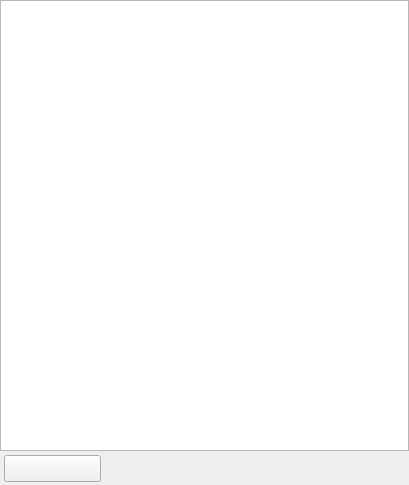
<?xml version="1.0" encoding="UTF-8"?>
<ui version="4.0">
  <class>ListScummVMGamesForm</class>
  <widget class="QDialog" name="ListScummVMGamesForm">
    <property name="geometry"><rect><x>0</x><y>0</y><width>409</width><height>485</height></rect></property>
    <property name="windowTitle"><string>ListScummVMGamesForm</string></property>
    <property name="vclBorderStyle" stdset="0"><string notr="true">bsSizeToolWin</string></property>
    <property name="vclPosition" stdset="0"><string notr="true">poOwnerFormCenter</string></property>
    <property name="vclDesignWidth" stdset="0"><number>409</number></property>
    <property name="vclDesignHeight" stdset="0"><number>485</number></property>
    <widget class="QListWidget" name="ListBox">
      <property name="geometry"><rect><x>0</x><y>0</y><width>409</width><height>451</height></rect></property>
      <property name="vclAlign" stdset="0"><string notr="true">alClient</string></property>
    </widget>
    <widget class="QFrame" name="Panel1">
      <property name="geometry"><rect><x>0</x><y>451</y><width>409</width><height>34</height></rect></property>
      <property name="vclAlign" stdset="0"><string notr="true">alBottom</string></property>
      <property name="frameShape"><enum>QFrame::NoFrame</enum></property>
      <property name="frameShadow"><enum>QFrame::Plain</enum></property>
      <property name="vclClass" stdset="0"><string notr="true">TPanel</string></property>
      <widget class="QPushButton" name="CloseButton">
        <property name="geometry"><rect><x>4</x><y>4</y><width>97</width><height>27</height></rect></property>
        <property name="text"><string></string></property>
        <property name="autoDefault"><bool>false</bool></property>
        <property name="vclKind" stdset="0"><string notr="true">bkClose</string></property>
        <property name="vclModalResult" stdset="0"><string notr="true">mrClose</string></property>
      </widget>
    </widget>
  </widget>
  <tabstops>
    <tabstop>ListBox</tabstop>
    <tabstop>CloseButton</tabstop>
  </tabstops>
  <resources><include location="../../resources/dfend.qrc"/></resources>
  <connections/>
</ui>
